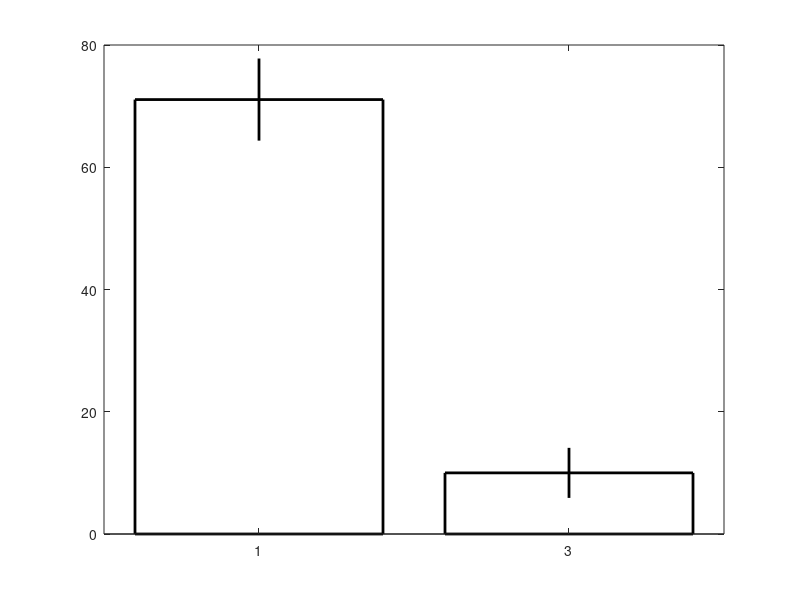
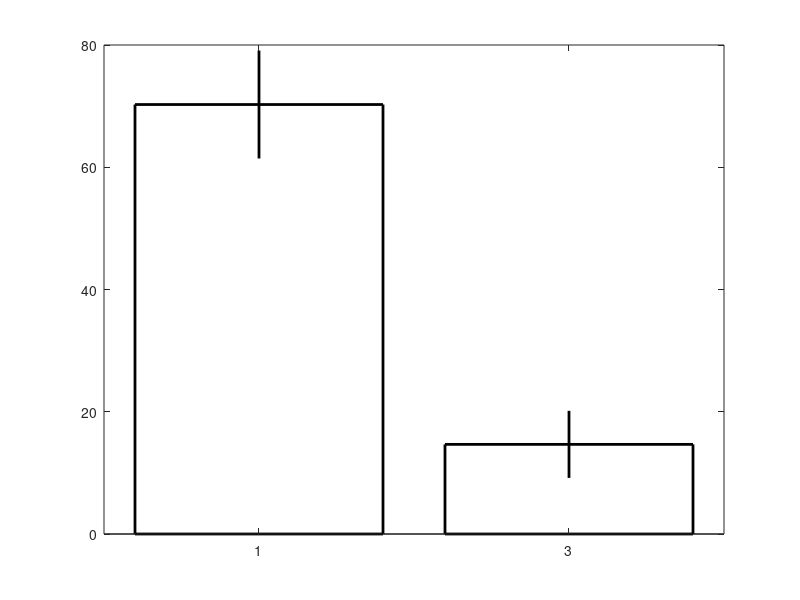

Reproduce these figures in MATLAB, in order.
%used for making last minute bar plots
%for syntax data
%for sfn
%10.14.09

%synscript
clear mnout
%xvalsprelesion
xprelesion=[125 105 80 80 80 75 75 70 70 60 60 55 30 30]
xpstlesion=[35 20 20 20 20 20 20 20 -10 -10 -10 -10 05 0]


prelesionstartsyn=[.65 .65 .85 .35 .45 .65 .7 .6]
prelesionendsyn=[.05 .25 .05 .2  .25 .05 .05 .35]

pstlesionstartsyn=[.65 .65 .4 .6]
pstlesionendsyn=[.5 .5 .35 .6]

preinds=[1 1 1 8]


wnrawpstlesion=[.15 .15 0 .04] 

%for lesion figure
figure
mnout(1)=mean(xprelesion);
mnout(2)=mean(xpstlesion);
xvls=[1 3]
bar(xvls,mnout,'FaceColor','none','Linewidth',2);
hold on;
%vertical error bar lines
sterr(1)=std(xprelesion)./sqrt(length(xprelesion));
sterr(2)=std(xpstlesion)./sqrt(length(xpstlesion));
for ii=1:2
    plot([xvls(ii) xvls(ii)],[mnout(ii)-sterr(ii) mnout(ii)+sterr(ii)],'Linewidth',2,'Color','k')
end

figure
pctdiffpre=[(prelesionstartsyn-prelesionendsyn)./prelesionstartsyn]
pctdiffpst=[(pstlesionstartsyn-pstlesionendsyn)./pstlesionstartsyn]
pctdiffpre=pctdiffpre*100;
pctdiffpst=pctdiffpst*100
mnoutsyn(1)=mean(pctdiffpre);
mnoutsyn(2)=mean(pctdiffpst);
sterrsyn(1)=std(pctdiffpre)./sqrt(length(pctdiffpre));
sterrsyn(2)=std(pctdiffpst)./sqrt(length(pctdiffpst));
bar(xvls,mnoutsyn,'FaceColor','none','Linewidth',2);
hold on;
for ii=1:2
    plot([xvls(ii) xvls(ii)],[mnoutsyn(ii)-sterrsyn(ii) mnoutsyn(ii)+sterrsyn(ii)],'Linewidth',2,'Color','k')
end



% 
% 
% figure
% pctdiffpre=[xrawprelesion - wnrawprelesion]
% pctdiffpst=[xrawprelesion(preinds)-wnrawpstlesion]
% pctdiffpre=pctdiffpre*100;
% wnrawpstlesion=wnrawpstlesion*100
% mnoutsyn(1)=mean(pctdiffpre);
% mnoutsyn(2)=mean(wnrawpstlesion);
% sterrsyn(1)=std(pctdiffpre)./sqrt(length(pctdiffpre));
% sterrsyn(2)=std(wnrawpstlesion)./sqrt(length(wnrawpstlesion));
% bar(xvls,mnoutsyn,'FaceColor','none','Linewidth',2);
% hold on;
% for ii=1:2
%     plot([xvls(ii) xvls(ii)],[mnoutsyn(ii)-sterrsyn(ii) mnoutsyn(ii)+sterrsyn(ii)],'Linewidth',2,'Color','k')
% end
% 
%         
% % plot([xvals(ii) xvals(ii)], [plotmean(ii)-plotstd(ii) plotmean(ii)+plotstd(ii)],'k');